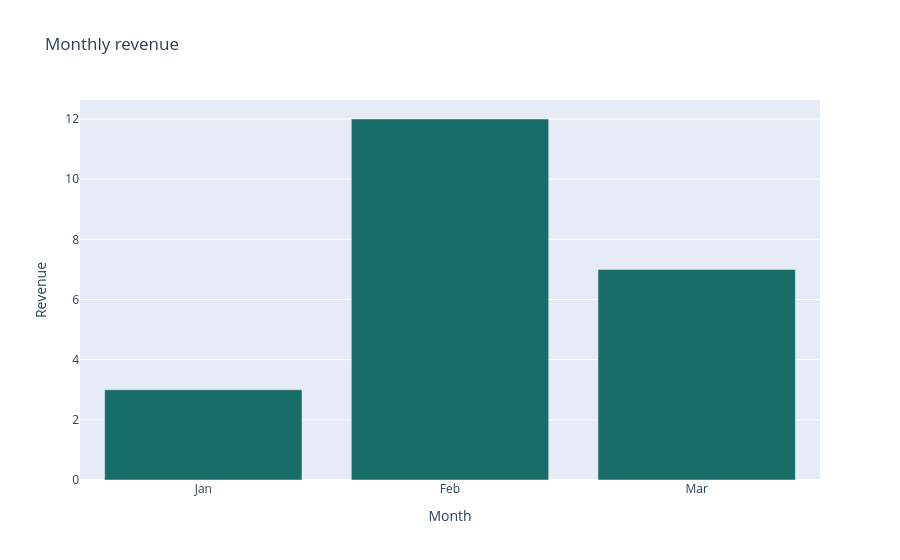

The notebook cell saved with this chart:
### Code cell
chart = go.Figure(go.Bar(
    x=["Jan", "Feb", "Mar"],
    y=np.array([3, 12, 7], dtype=np.int32),
    name="Revenue", marker_color="#176c68",
))
chart.update_layout(title="Monthly revenue", xaxis_title="Month", yaxis_title="Revenue")
chart.show(renderer="plotly_mimetype")

### Figure 1 — Plotly figure (JSON) as saved in the notebook; plotly's stock layout.template omitted (floating-point values rounded to 4 significant figures)
{"data": [{"marker": {"color": "#176c68"}, "name": "Revenue", "type": "bar", "x": ["Jan", "Feb", "Mar"], "y": [3, 12, 7]}], "layout": {"title": {"text": "Monthly revenue"}, "xaxis": {"title": {"text": "Month"}}, "yaxis": {"title": {"text": "Revenue"}}}}
